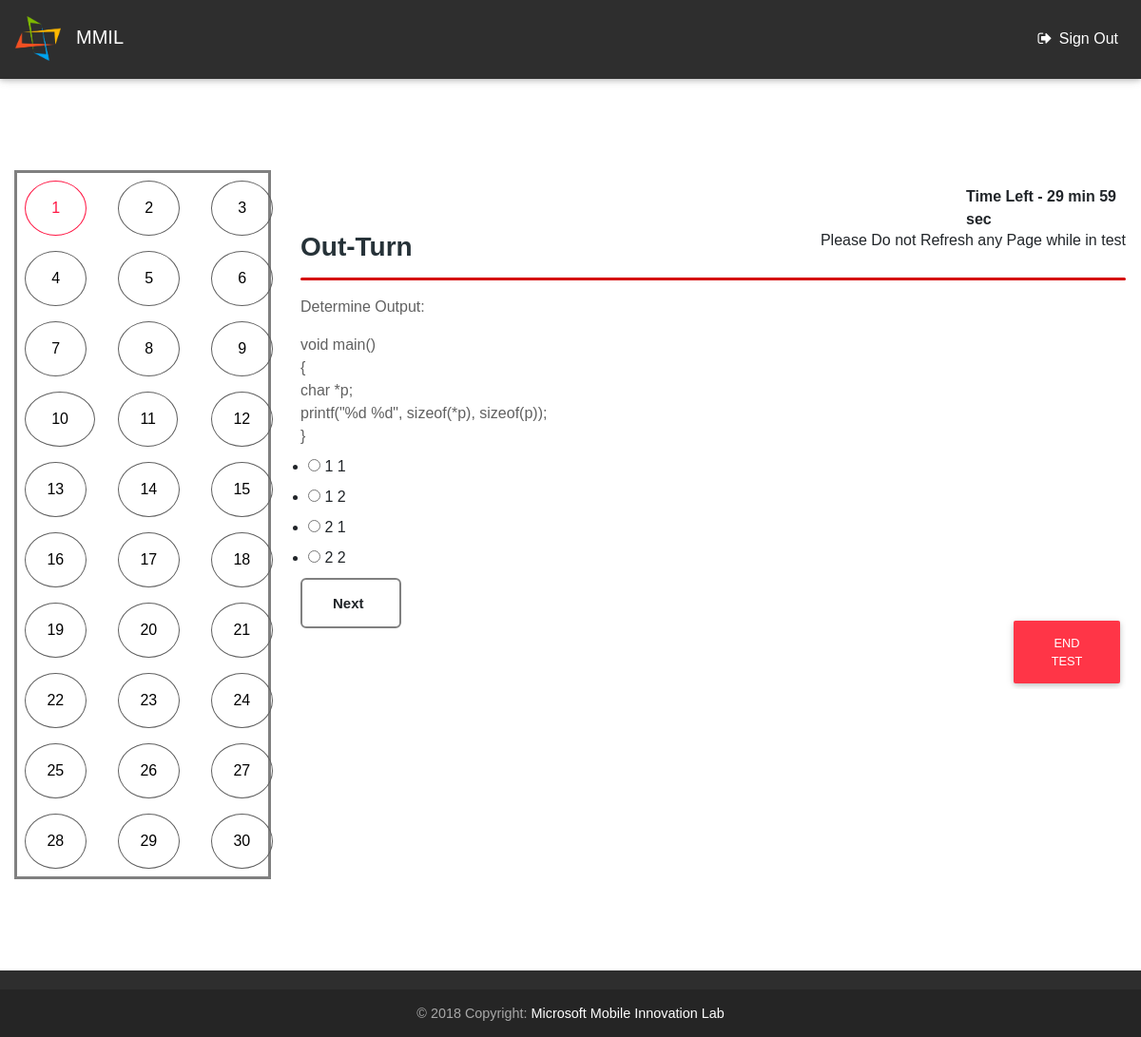
/dashboard/ (signed in), run on the app's committed database.
### quiz_qus/models.py (models this page shows, shortened)
class question(models.Model):
	qus_id=models.IntegerField(unique=True)
	title=models.CharField(max_length=255)
	desc=models.TextField()
	option_1=models.CharField(max_length=255)
	option_2=models.CharField(max_length=255)
	option_3=models.CharField(max_length=255)
	option_4=models.CharField(max_length=255)
	correct_option=models.IntegerField()

### mcq_v2/views.py (the view, shortened to what this page needs)
# urls.py: path('dashboard/',dashboard),
def dashboard(request):
	quiz_object=quizze.objects.filter(title='Recruitment Drive').first()
	queryset=list(quiz_object.ques.all())
	shuffle(queryset)
	time=quiz_object.time
	context={
		"question1":queryset[0],
		"question2":queryset[1],
		"question3":queryset[2],
		"question4":queryset[3],
		"question5":queryset[4],
		"question6":queryset[5],
		"question7":queryset[6],
		"question8":queryset[7],
		"question9":queryset[8],
		"question10":queryset[9],
		"question11":queryset[10],
		"question12":queryset[11],
		"question13":queryset[12],
		"question14":queryset[13],
		"question15":queryset[14],
		"question16":queryset[15],
		"question17":queryset[16],
		"question18":queryset[17],
		"question19":queryset[18],
		"question20":queryset[19],
		"question21":queryset[20],
		"question22":queryset[21],
		"question23":queryset[22],
		"question24":queryset[23],
		"question25":queryset[24],
		"question26":queryset[25],
		"question27":queryset[26],
		"question28":queryset[27],
		"question29":queryset[28],
		"question30":queryset[29],
		"time":time
	}
	if request.user.is_authenticated:
		if request.user.profile_set.all().first().start_time==0:
			obj=profile.objects.get(user=request.user)
			obj.start_time=1
			obj.save()
		else:
			if request.user.is_authenticated:
				logout(request)
			return render(request,'test/rule_broken.html',{});
	return render(request,'test/dashboard.html',context)

### templates/test/dashboard.html (shortened to what this page needs)
{% load static %}
<!DOCTYPE html>
<html lang="en">
<head>
    <link rel="stylesheet" href="https://maxcdn.bootstrapcdn.com/font-awesome/4.7.0/css/font-awesome.min.css">
    <link href="{% static 'assets/css/bootstrap.min.css' %}" rel="stylesheet">
    <link href="{% static 'assets/css/mdb.min.css' %}" rel="stylesheet">
    <link href="{% static 'assets/css/animate.css' %}" rel="stylesheet">
    <link href="{% static 'assets/css/dashboard1.css' %}" rel="stylesheet">
</head>
<body class="fixed-sn animated fadeIn">
    <header>
        <nav class="navbar navbar-expand-lg navbar-dark elegant-color">
            <a href="http://jssmmil.in/" class="navbar-brand" title="MMIL website"><img src="{% static 'assets/img/logo.png' %}">
                <p id="head">MMIL</p>
            </a>
            {% if user.is_authenticated %}
            <ul class="nav navbar-nav nav-flex-icons ml-auto">
                <li class="nav-item">
                    <a href="/logout" class="nav-link">
                        <i class="fa fa-sign-out"></i>
                        <span class="clearfix d-none d-sm-inline-block">Sign Out</span>
                    </a>
                </li>
            </ul>
            {% endif %}
        </nav>
    </header>
{% if user.is_authenticated %}
<main class="container-fluid">
  <div class="row parent_row">
     <div class="col-lg-3 col-md-3 col-12">
        <div class="panel">
          <div class="panel panel-body" id="border">
             <div class="row">
               <div class="col-lg-4 col-4 col-md-6">
                 <button type="button" id="b1" onclick="showq1(true)" style="border: 1.5px solid #FF1744;
color: #FF1744;">1</button>
               </div>
               <div class="col-lg-4 col-4 col-md-6">
                 <button type="button" id="b2" onclick="showq2(true)">2</button>
               </div>
               <div class="col-lg-4 col-4 col-md-6">
                 <button type="button" id="b3" onclick="showq3(true)">3</button>
               </div>
               <div class="col-lg-4 col-4 col-md-6">
                 <button type="button" id="b4" onclick="showq4(true)">4</button>
               </div>
               <div class="col-lg-4 col-4 col-md-6">
                 <button type="button" id="b5" onclick="showq5(true)">5</button>
               </div>
               <div class="col-lg-4 col-4 col-md-6">
                 <button type="button" id="b6" onclick="showq6(true)">6</button>
               </div>
               <div class="col-lg-4 col-4 col-md-6">
                 <button type="button" id="b7" onclick="showq7(true)">7</button>
               </div>
               <div class="col-lg-4 col-4 col-md-6">
                 <button type="button" id="b8" onclick="showq8(true)">8</button>
               </div>
               <div class="col-lg-4 col-4 col-md-6">
                 <button type="button" id="b9" onclick="showq9(true)">9</button>
               </div>
               <div class="col-lg-4 col-4 col-md-6">
                 <button type="button" id="b10" onclick="showq10(true)">10</button>
               </div>
               <div class="col-lg-4 col-4 col-md-6">
                 <button type="button" id="b11" onclick="showq11(true)">11</button>
               </div>
               <div class="col-lg-4 col-4 col-md-6">
                 <button type="button" id="b12" onclick="showq12(true)">12</button>
               </div>
               <div class="col-lg-4 col-4 col-md-6">
                 <button type="button" id="b13" onclick="showq13(true)">13</button>
               </div>
               <div class="col-lg-4 col-4 col-md-6">
                 <button type="button" id="b14" onclick="showq14(true)">14</button>
               </div>
               <div class="col-lg-4 col-4 col-md-6">
                 <button type="button" id="b15" onclick="showq15(true)">15</button>
               </div>
               <div class="col-lg-4 col-4 col-md-6">
                 <button type="button" id="b16" onclick="showq16(true)">16</button>
               </div>
               <div class="col-lg-4 col-4 col-md-6">
                 <button type="button" id="b17" onclick="showq17(true)">17</button>
               </div>
               <div class="col-lg-4 col-4 col-md-6">
                 <button type="button" id="b18" onclick="showq18(true)">18</button>
               </div>
               <div class="col-lg-4 col-4 col-md-6">
                 <button type="button" id="b19" onclick="showq19(true)">19</button>
               </div>
               <div class="col-lg-4 col-4 col-md-6">
                 <button type="button" id="b20" onclick="showq20(true)">20</button>
               </div>
               <div class="col-lg-4 col-4 col-md-6">
                 <button type="button" id="b21" onclick="showq21(true)">21</button>
               </div>
               <div class="col-lg-4 col-4 col-md-6">
                 <button type="button" id="b22" onclick="showq22(true)">22</button>
               </div>
               <div class="col-lg-4 col-4 col-md-6">
                 <button type="button" id="b23" onclick="showq23(true)">23</button>
               </div>
               <div class="col-lg-4 col-4 col-md-6">
                 <button type="button" id="b24" onclick="showq24(true)">24</button>
               </div>
               <div class="col-lg-4 col-4 col-md-6">
                 <button type="button" id="b25" onclick="showq25(true)">25</button>
               </div>
               <div class="col-lg-4 col-4 col-md-6">
                 <button type="button" id="b26" onclick="showq26(true)">26</button>
               </div>
               <div class="col-lg-4 col-4 col-md-6">
                 <button type="button" id="b27" onclick="showq27(true)">27</button>
               </div>
               <div class="col-lg-4 col-4 col-md-6">
                 <button type="button" id="b28" onclick="showq28(true)">28</button>
               </div>
               <div class="col-lg-4 col-4 col-md-6">
                 <button type="button" id="b29" onclick="showq29(true)">29</button>
               </div>
               <div class="col-lg-4 col-4 col-md-6">
                 <button type="button" id="b30" onclick="showq30(true)">30</button>
               </div>
             </div>
          </div>
        </div>
     </div>
     <div class="col-lg-9 col-md-9 col-12">
<div style="font-weight: bold; margin-left: 700px;" id="quiz-time-left"></div>
<h6 style="float: right;">Please Do not Refresh any Page while in test</h6>
<form method="POST" name="quiz">{% csrf_token %}
      <div id="q1">
        <div class="panel">
          <div class="panel panel-body">
             <h3>{{question1.title}}</h3>
             <hr>
              <p>{{ question1.desc|linebreaks }}</p>
              <br>
             <ul id="listOptions1">
             <li id="option1">
                 <input type="radio" id="f-option" name="{{question1.qus_id}}" value="1">
                 <label for="f-option">{{question1.option_1}}</label>
               </li>
               <li id="option1">
                 <input type="radio" id="s-option" name="{{question1.qus_id}}" value="2">
                 <label for="s-option">{{question1.option_2}}</label>
               </li>
               <li id="option1">
                <input type="radio" id="t-option" name="{{question1.qus_id}}" value="3">
                <label for="t-option">{{question1.option_3}}</label>
               </li>
               <li id="option1">
                 <input type="radio" id="u-option" name="{{question1.qus_id}}" value="4">
                 <label for="u-option">{{question1.option_4}}</label>
               </li>
             </ul>
            <a onclick="showq2(false)" class="next">Next</a>
          </div>
        </div>
      </div>
          <input type="submit" value="End Test" class="btn btn-danger end_test">
      </form>
      </div>
     </div>
    </main>
    {% endif %}
    <footer class="page-footer elegant-color center-on-small-only">
        <div class="footer-copyright">
            <div class="container-fluid">
                © 2018 Copyright:
                <a href="http://jssmmil.in/"> Microsoft Mobile Innovation Lab</a>
            </div>
        </div>
    </footer>
</body>
</html>

### static_mcq/assets/css/dashboard1.css (style rules this page uses)
body { font-family: 'Quicksand',sans-serif; overflow-x: hidden; }
.navbar-brand>img { display: block; width: 3rem; margin-top: 0.25rem; margin-left: 0rem; }
p#head { margin-top: -2.5rem; margin-left: 4rem; margin-bottom: 1rem; color: white; }
.row.parent_row { margin-top: 6rem; }
#border { border: 3px solid grey; }
button#oneD, button#b1, button#b2, button#b3, button#b4, button#b5, button#b6, button#b7, button#b8, button#b9, button#b10 { padding: 1rem 1.7rem; margin: 0.5rem 0.5rem; border: 1.5px solid #616161; outline: none; background-color: transparent; border-radius: 50%; }
button#twoD, button#b11, button#b12, button#b13, button#b14, button#b15, button#b16, button#b17, button#b18, button#b19, button#b20, button#b21, button#b22, button#b23, button#b24, button#b25, button#b26, button#b27, button#b28, button#b29, button#b30 { padding: 1rem 1.4rem; outline: none; margin: 0.5rem 0.5rem; border: 1.5px solid #616161; background-color: transparent; border-radius: 50%; }
.col-lg-9 { padding: 1rem; }
.next { background-color: transparent; padding: 1rem 2rem; font-size: 15px; margin-top: 5rem; border: 2px solid grey; border-radius: 6px; text-decoration: none; color: grey; outline: none; font-weight: bold; }
h3 { font-weight: bold; color: #263238; }
p { color: #616161; }
hr { color: #D50000; background-color: #D50000; width: 100%; height: 3px; margin-right: auto; margin-left: auto; border: none; border-radius: 10px; }
ul#listOptions, ul#listOptions1, ul#listOptions2, ul#listOptions3, ul#listOptions4, ul#listOptions5, ul#listOptions6, ul#listOptions7, ul#listOptions8, ul#listOptions9, ul#listOptions10, ul#listOptions11, ul#listOptions12, ul#listOptions13, ul#listOptions14, ul#listOptions15, ul#listOptions16, ul#listOptions17, ul#listOptions18, ul#listOptions19, ul#listOptions20, ul#listOptions21, ul#listOptions22, ul#listOptions23, ul#listOptions24, ul#listOptions25, ul#listOptions26, ul#listOptions27, ul#listOptions28, ul#listOptions29, ul#listOptions30 { margin-top: -2rem; margin-left: -2rem; }
footer.page-footer { margin-top: 6rem; }
.end_test { margin-left: 750px; }

### data on the page
question: title "Out-Turn", desc "Determine Output: void main() { char *p; printf(\"%d %d\", sizeof(*p), sizeof(p)); }", option_1 "1 1", option_2 "1 2", option_3 "2 1", option_4 "2 2"
